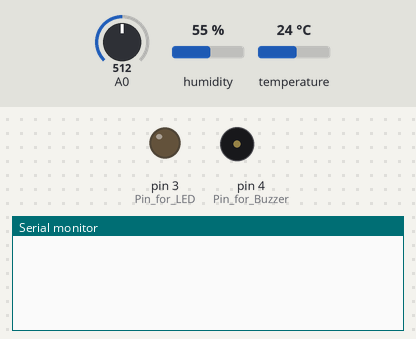
This sketch was run on a simulated Arduino Uno, built with avr-gcc and run on an emulated ATmega328P. Shown: output pins drawn as LEDs (lit = HIGH), buzzer (waves = sounding, pin HIGH), the last lines printed to the serial monitor. The test bench sets the inputs (shaded band); at power-on: humidity 55 %, A0 = 512, temperature 24 °C.

Above: at 3.2 s.
3.3 s: humidity set to 58 %
At 5.5 s:
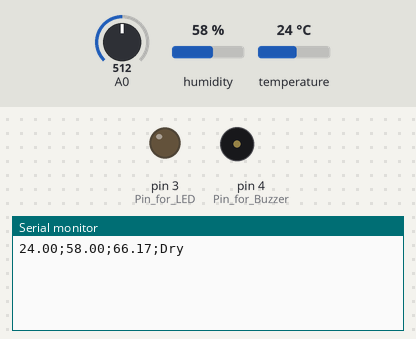
7.5 s: humidity set to 61 %
At 9.2 s:
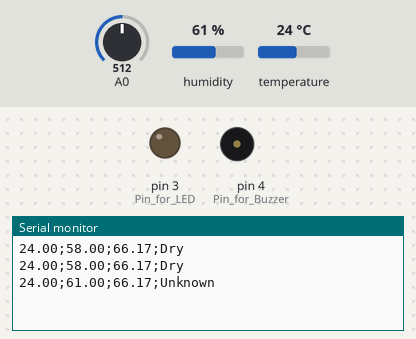

Measured:
- the behaviour switches between 59 and 60 % on humidity (found by bisection; images 1 and 2)
- after the input at 3.3 s, the serial monitor: prints a new line after 0.72 s (image 1)
- after the input at 7.5 s, the serial monitor: prints a new line after 0.57 s (image 2)

The sketch:

tugas_2.ino
```cpp
#include <DHT.h>
#define DHTPIN 2 // Digital pin connected to the DHT sensor
#define DHTTYPE DHT11 //type of sensor in use
DHT dht(DHTPIN, DHTTYPE);

void setup() {
  // put your setup code here, to run once:
  delay(2000);
  Serial.begin(9600);
  dht.begin();
  pinMode(3,OUTPUT); // Pin for LED
  pinMode(4,OUTPUT); // Pin for Buzzer
  }
// Read Pressure from sensor and return pressure value
float readPressure(int pin){
  float pressVal = analogRead(pin);
  if (isnan(pressVal)){
    Serial.println(F("Failed to read from MPX sensor!"));
    return;
    }
  float pressure = ((pressVal/1023)+0.095)/0.009;
  // float pressure = ((float)pressVal/(float)1023+0.095)/0.009;
  return pressure;
  }
void loop() {
  // put your main code here, to run repeatedly:
  delay(2000);
  float humidity = dht.readHumidity();
  float temperature = dht.readTemperature();
  float pressure = readPressure(A0);
  if (isnan(humidity) || isnan(temperature)) {
    Serial.println(F("Failed to read from DHT sensor!"));
    return;
  }
  // Compute heat index in Celsius (isFahreheit = false)
  float hic = dht.computeHeatIndex(temperature, humidity, false);

  float minTemperature = 5.0; float maxTemperature = 50.0;
  float minHumidity = 10; float maxHumidity = 90;
  float minPressure = 50.0; float maxPressure = 105.0;

  String rain = "";
  if(humidity > 60.0 && temperature < 20.0 && pressure > 80){
    rain = "Heavy Rain";
    }
  else if(humidity < 60.0 && temperature > 20.0 && pressure < 80){
    rain = "Dry";
    }
  else{
    rain = "Unknown";
    }
    Serial.print(temperature);Serial.print(F(";"));
    Serial.print(humidity);Serial.print(F(";"));
    Serial.print(pressure);Serial.print(F(";"));
    Serial.println(rain);

}
```
